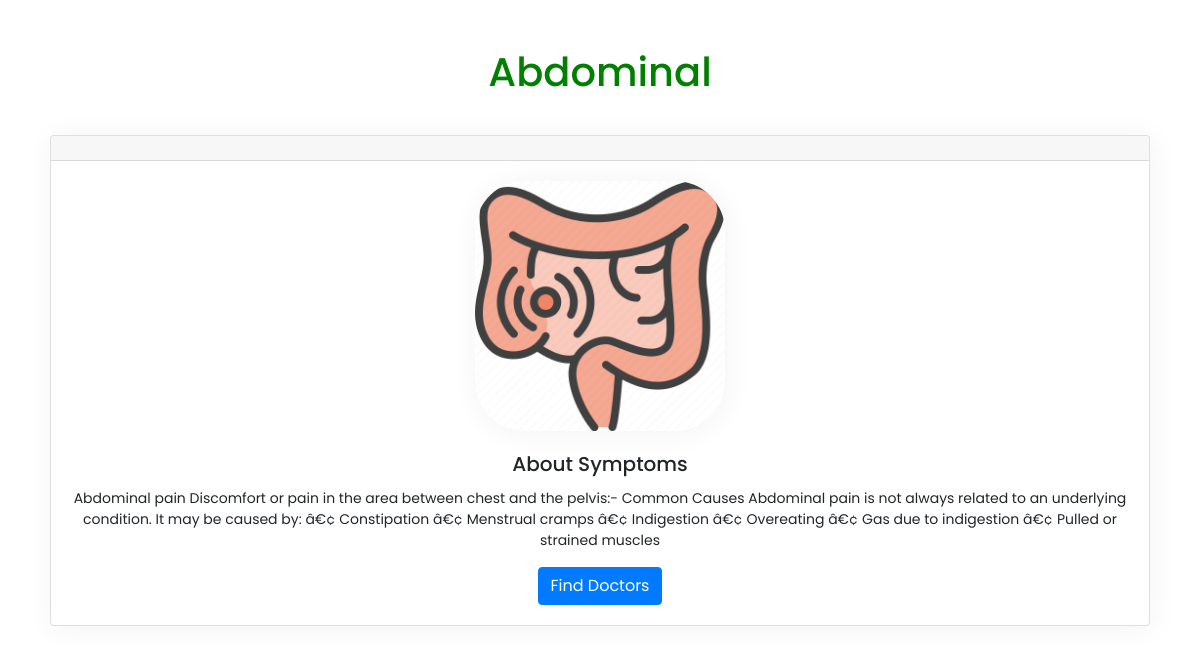
The app's page /patient/diseases/diseases-description.php?ds_id=2 with its own data.
### tables this page shows
CREATE TABLE `disease` (
  `ds_id` int(10) NOT NULL,
  `ds_name` varchar(500) NOT NULL,
  `ds_info` mediumtext NOT NULL,
  `ds_image` varchar(100) NOT NULL,
  `ds_doctor` varchar(100) NOT NULL
);

### patient/diseases/diseases-description.php (the view, shortened to what this page needs)
<?php
	if(isset($_REQUEST['ds_id'])){
		$ds_id=$_REQUEST['ds_id'];
	}else{
		header('location:../diseases.php');
	}
?>
<!DOCTYPE html>
<html lang="en">
<head>
    <link rel="stylesheet" href="https://maxcdn.bootstrapcdn.com/bootstrap/4.3.1/css/bootstrap.min.css">
</head>
<body>
	<?php
		require_once "../databaseconnection/dbconnect.php";
		$ds_select = "select ds_id,ds_name,ds_info,ds_image,ds_doctor from disease where ds_id=$ds_id";
		$ds_result = mysqli_query($conn, $ds_select);
		if(mysqli_num_rows($ds_result) <= 0)
			echo "<div class='p-3 bg-danger ml-4 text-center'>No Data.</div>";
		else{
			$ds_row = mysqli_fetch_assoc($ds_result);
	?>
    <h1 style="color:green;text-align:center"> <br>
        <?php echo $ds_row['ds_name'];?>
    </h1>
    <br>
    <div class="card text-center">
        <div class="card-header">
        </div>
        <div class="card-body">
            <div class="card-img center">
                <img src="../<?php echo $ds_row['ds_image'];?>" alt="card"
                    style="box-shadow: 2px 2px 30px rgba(0, 0, 0, 0.05);">
            </div> <br>
            <h5 class="card-title">About Symptoms</h5>
            <p class="card-text">
				<?php echo $ds_row['ds_info'];?>
            </p>
            <a href="../doctor-description/doctor-description.php?doc_id=<?php echo $ds_row['ds_doctor'];?>" class="btn btn-primary">Find Doctors</a>
        </div>
    </div>
	<?php
		}
	?>
</body>
</html>

### patient/diseases/diseases-description.php (style rules this page uses)
body { font-family: poppins; margin: 0px; padding: 0px; font-family: poppins; background-color: #ffffff; font-size: 14px; }
.card { margin-top: 10px; margin-right: 50px; margin-bottom: 10px; margin-left: 50px; box-shadow: 2px 2px 30px rgba(0, 0, 0, 0.05); }
@media (min-width:968px) { .card-img img { width: 250px; height: 250px; border-radius: 20%; } }
@media (min-width:968px) { .card-text { max-width: 100%, auto; } }

### records on screen
disease: ds_name "Abdominal", ds_image (picture), ds_info "Abdominal pain Discomfort or pain in the area between chest and the pelvis:- Common Causes Abdominal pain is not always related to an underlying condition. It may be caused by: â€¢ Constipation â€¢ Menstrual cramps â€¢ Indigestion â€¢ Overeating â€¢ Gas due to indigestion â€¢ Pulled or strained muscles"
